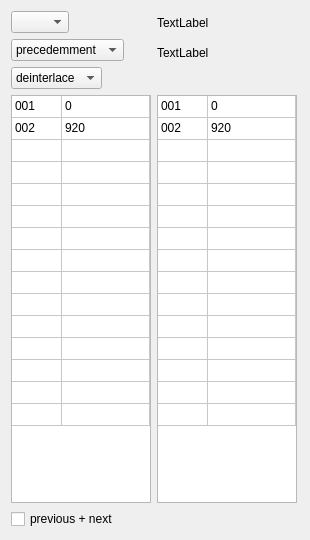
<?xml version="1.0" encoding="UTF-8"?>
<ui version="4.0">
 <class>widget_selection</class>
 <widget class="QWidget" name="widget_selection">
  <property name="geometry">
   <rect>
    <x>0</x>
    <y>0</y>
    <width>310</width>
    <height>540</height>
   </rect>
  </property>
  <property name="windowTitle">
   <string>Form</string>
  </property>
  <layout class="QVBoxLayout" name="verticalLayout_3">
   <item>
    <layout class="QHBoxLayout" name="horizontalLayout">
     <item>
      <layout class="QVBoxLayout" name="verticalLayout">
       <item>
        <widget class="QComboBox" name="comboBox">
         <property name="sizePolicy">
          <sizepolicy hsizetype="Maximum" vsizetype="Fixed">
           <horstretch>0</horstretch>
           <verstretch>0</verstretch>
          </sizepolicy>
         </property>
         <item>
          <property name="text">
           <string/>
          </property>
         </item>
         <item>
          <property name="text">
           <string>ep01</string>
          </property>
         </item>
        </widget>
       </item>
       <item>
        <widget class="QComboBox" name="comboBox_2">
         <property name="sizePolicy">
          <sizepolicy hsizetype="Maximum" vsizetype="Fixed">
           <horstretch>0</horstretch>
           <verstretch>0</verstretch>
          </sizepolicy>
         </property>
         <item>
          <property name="text">
           <string>precedemment</string>
          </property>
         </item>
         <item>
          <property name="text">
           <string>g_debut</string>
          </property>
         </item>
         <item>
          <property name="text">
           <string>episode</string>
          </property>
         </item>
         <item>
          <property name="text">
           <string>g_asuivre</string>
          </property>
         </item>
         <item>
          <property name="text">
           <string>asuivre</string>
          </property>
         </item>
         <item>
          <property name="text">
           <string>g_reportage</string>
          </property>
         </item>
         <item>
          <property name="text">
           <string>reportage</string>
          </property>
         </item>
         <item>
          <property name="text">
           <string>g_fin</string>
          </property>
         </item>
        </widget>
       </item>
       <item>
        <widget class="QComboBox" name="comboBox_3">
         <property name="sizePolicy">
          <sizepolicy hsizetype="Maximum" vsizetype="Fixed">
           <horstretch>0</horstretch>
           <verstretch>0</verstretch>
          </sizepolicy>
         </property>
         <item>
          <property name="text">
           <string>deinterlace</string>
          </property>
         </item>
        </widget>
       </item>
       <item>
        <widget class="QTableWidget" name="tableWidget">
         <property name="minimumSize">
          <size>
           <width>0</width>
           <height>400</height>
          </size>
         </property>
         <property name="maximumSize">
          <size>
           <width>140</width>
           <height>16777215</height>
          </size>
         </property>
         <property name="frameShape">
          <enum>QFrame::StyledPanel</enum>
         </property>
         <property name="frameShadow">
          <enum>QFrame::Sunken</enum>
         </property>
         <property name="verticalScrollBarPolicy">
          <enum>Qt::ScrollBarAlwaysOff</enum>
         </property>
         <property name="horizontalScrollBarPolicy">
          <enum>Qt::ScrollBarAlwaysOff</enum>
         </property>
         <property name="sizeAdjustPolicy">
          <enum>QAbstractScrollArea::AdjustIgnored</enum>
         </property>
         <property name="editTriggers">
          <set>QAbstractItemView::SelectedClicked</set>
         </property>
         <property name="showDropIndicator" stdset="0">
          <bool>false</bool>
         </property>
         <property name="dragDropOverwriteMode">
          <bool>false</bool>
         </property>
         <property name="selectionBehavior">
          <enum>QAbstractItemView::SelectRows</enum>
         </property>
         <property name="showGrid">
          <bool>true</bool>
         </property>
         <property name="wordWrap">
          <bool>false</bool>
         </property>
         <property name="cornerButtonEnabled">
          <bool>false</bool>
         </property>
         <property name="rowCount">
          <number>15</number>
         </property>
         <attribute name="horizontalHeaderVisible">
          <bool>false</bool>
         </attribute>
         <attribute name="horizontalHeaderMinimumSectionSize">
          <number>28</number>
         </attribute>
         <attribute name="horizontalHeaderDefaultSectionSize">
          <number>50</number>
         </attribute>
         <attribute name="horizontalHeaderStretchLastSection">
          <bool>true</bool>
         </attribute>
         <attribute name="verticalHeaderVisible">
          <bool>false</bool>
         </attribute>
         <attribute name="verticalHeaderMinimumSectionSize">
          <number>22</number>
         </attribute>
         <attribute name="verticalHeaderDefaultSectionSize">
          <number>22</number>
         </attribute>
         <attribute name="verticalHeaderHighlightSections">
          <bool>true</bool>
         </attribute>
         <attribute name="verticalHeaderShowSortIndicator" stdset="0">
          <bool>false</bool>
         </attribute>
         <attribute name="verticalHeaderStretchLastSection">
          <bool>false</bool>
         </attribute>
         <row>
          <property name="text">
           <string>001</string>
          </property>
         </row>
         <row>
          <property name="text">
           <string>002</string>
          </property>
         </row>
         <row/>
         <row/>
         <row/>
         <row/>
         <row/>
         <row/>
         <row/>
         <row/>
         <row/>
         <row/>
         <row/>
         <row/>
         <row/>
         <column>
          <property name="text">
           <string>shot no.</string>
          </property>
         </column>
         <column>
          <property name="text">
           <string>frame no.</string>
          </property>
         </column>
         <item row="0" column="0">
          <property name="text">
           <string>001</string>
          </property>
         </item>
         <item row="0" column="1">
          <property name="text">
           <string>0</string>
          </property>
         </item>
         <item row="1" column="0">
          <property name="text">
           <string>002</string>
          </property>
         </item>
         <item row="1" column="1">
          <property name="text">
           <string>920</string>
          </property>
         </item>
        </widget>
       </item>
      </layout>
     </item>
     <item>
      <layout class="QVBoxLayout" name="verticalLayout_2">
       <item>
        <widget class="QLabel" name="label">
         <property name="minimumSize">
          <size>
           <width>0</width>
           <height>24</height>
          </size>
         </property>
         <property name="text">
          <string>TextLabel</string>
         </property>
        </widget>
       </item>
       <item>
        <widget class="QLabel" name="label_2">
         <property name="minimumSize">
          <size>
           <width>0</width>
           <height>24</height>
          </size>
         </property>
         <property name="text">
          <string>TextLabel</string>
         </property>
        </widget>
       </item>
       <item>
        <spacer name="verticalSpacer">
         <property name="orientation">
          <enum>Qt::Vertical</enum>
         </property>
         <property name="sizeType">
          <enum>QSizePolicy::Fixed</enum>
         </property>
         <property name="sizeHint" stdset="0">
          <size>
           <width>20</width>
           <height>24</height>
          </size>
         </property>
        </spacer>
       </item>
       <item>
        <widget class="QTableWidget" name="tableWidget_2">
         <property name="maximumSize">
          <size>
           <width>140</width>
           <height>16777215</height>
          </size>
         </property>
         <property name="frameShape">
          <enum>QFrame::StyledPanel</enum>
         </property>
         <property name="frameShadow">
          <enum>QFrame::Sunken</enum>
         </property>
         <property name="verticalScrollBarPolicy">
          <enum>Qt::ScrollBarAlwaysOff</enum>
         </property>
         <property name="horizontalScrollBarPolicy">
          <enum>Qt::ScrollBarAlwaysOff</enum>
         </property>
         <property name="sizeAdjustPolicy">
          <enum>QAbstractScrollArea::AdjustIgnored</enum>
         </property>
         <property name="editTriggers">
          <set>QAbstractItemView::SelectedClicked</set>
         </property>
         <property name="showDropIndicator" stdset="0">
          <bool>false</bool>
         </property>
         <property name="dragDropOverwriteMode">
          <bool>false</bool>
         </property>
         <property name="selectionBehavior">
          <enum>QAbstractItemView::SelectRows</enum>
         </property>
         <property name="showGrid">
          <bool>true</bool>
         </property>
         <property name="wordWrap">
          <bool>false</bool>
         </property>
         <property name="cornerButtonEnabled">
          <bool>false</bool>
         </property>
         <property name="rowCount">
          <number>15</number>
         </property>
         <attribute name="horizontalHeaderVisible">
          <bool>false</bool>
         </attribute>
         <attribute name="horizontalHeaderMinimumSectionSize">
          <number>28</number>
         </attribute>
         <attribute name="horizontalHeaderDefaultSectionSize">
          <number>50</number>
         </attribute>
         <attribute name="horizontalHeaderStretchLastSection">
          <bool>true</bool>
         </attribute>
         <attribute name="verticalHeaderVisible">
          <bool>false</bool>
         </attribute>
         <attribute name="verticalHeaderMinimumSectionSize">
          <number>22</number>
         </attribute>
         <attribute name="verticalHeaderDefaultSectionSize">
          <number>22</number>
         </attribute>
         <attribute name="verticalHeaderHighlightSections">
          <bool>true</bool>
         </attribute>
         <attribute name="verticalHeaderShowSortIndicator" stdset="0">
          <bool>false</bool>
         </attribute>
         <attribute name="verticalHeaderStretchLastSection">
          <bool>false</bool>
         </attribute>
         <row>
          <property name="text">
           <string>001</string>
          </property>
         </row>
         <row>
          <property name="text">
           <string>002</string>
          </property>
         </row>
         <row/>
         <row/>
         <row/>
         <row/>
         <row/>
         <row/>
         <row/>
         <row/>
         <row/>
         <row/>
         <row/>
         <row/>
         <row/>
         <column>
          <property name="text">
           <string>shot no.</string>
          </property>
         </column>
         <column>
          <property name="text">
           <string>frame no.</string>
          </property>
         </column>
         <item row="0" column="0">
          <property name="text">
           <string>001</string>
          </property>
         </item>
         <item row="0" column="1">
          <property name="text">
           <string>0</string>
          </property>
         </item>
         <item row="1" column="0">
          <property name="text">
           <string>002</string>
          </property>
         </item>
         <item row="1" column="1">
          <property name="text">
           <string>920</string>
          </property>
         </item>
        </widget>
       </item>
      </layout>
     </item>
    </layout>
   </item>
   <item>
    <widget class="QCheckBox" name="checkBox">
     <property name="text">
      <string>previous + next</string>
     </property>
    </widget>
   </item>
  </layout>
 </widget>
 <resources/>
 <connections/>
</ui>
